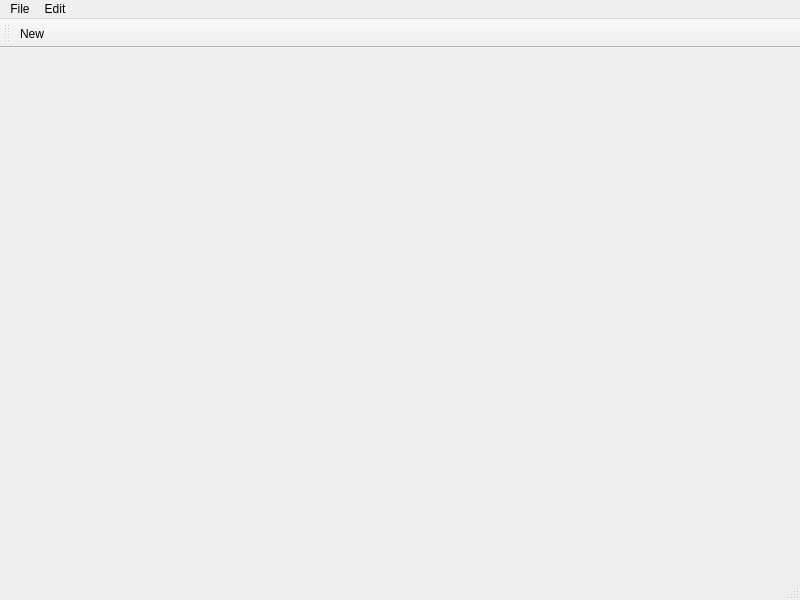
<?xml version="1.0" encoding="UTF-8"?>
<ui version="4.0">
 <class>MainWindow</class>
 <widget class="QMainWindow" name="MainWindow">
  <property name="geometry">
   <rect>
    <x>0</x>
    <y>0</y>
    <width>800</width>
    <height>600</height>
   </rect>
  </property>
  <property name="windowTitle">
   <string>MainWindow</string>
  </property>
  <widget class="QWidget" name="centralwidget"/>
  <widget class="QMenuBar" name="menubar">
   <property name="geometry">
    <rect>
     <x>0</x>
     <y>0</y>
     <width>800</width>
     <height>19</height>
    </rect>
   </property>
   <widget class="QMenu" name="menuFile">
    <property name="title">
     <string>File</string>
    </property>
    <addaction name="actionNew"/>
   </widget>
   <widget class="QMenu" name="menuEdit">
    <property name="title">
     <string>Edit</string>
    </property>
   </widget>
   <addaction name="menuFile"/>
   <addaction name="menuEdit"/>
  </widget>
  <widget class="QStatusBar" name="statusbar"/>
  <widget class="QToolBar" name="toolBar">
   <property name="windowTitle">
    <string>toolBar</string>
   </property>
   <attribute name="toolBarArea">
    <enum>TopToolBarArea</enum>
   </attribute>
   <attribute name="toolBarBreak">
    <bool>false</bool>
   </attribute>
   <addaction name="actionNew"/>
  </widget>
  <action name="actionNew">
   <property name="text">
    <string>New</string>
   </property>
  </action>
 </widget>
 <resources/>
 <connections/>
</ui>
